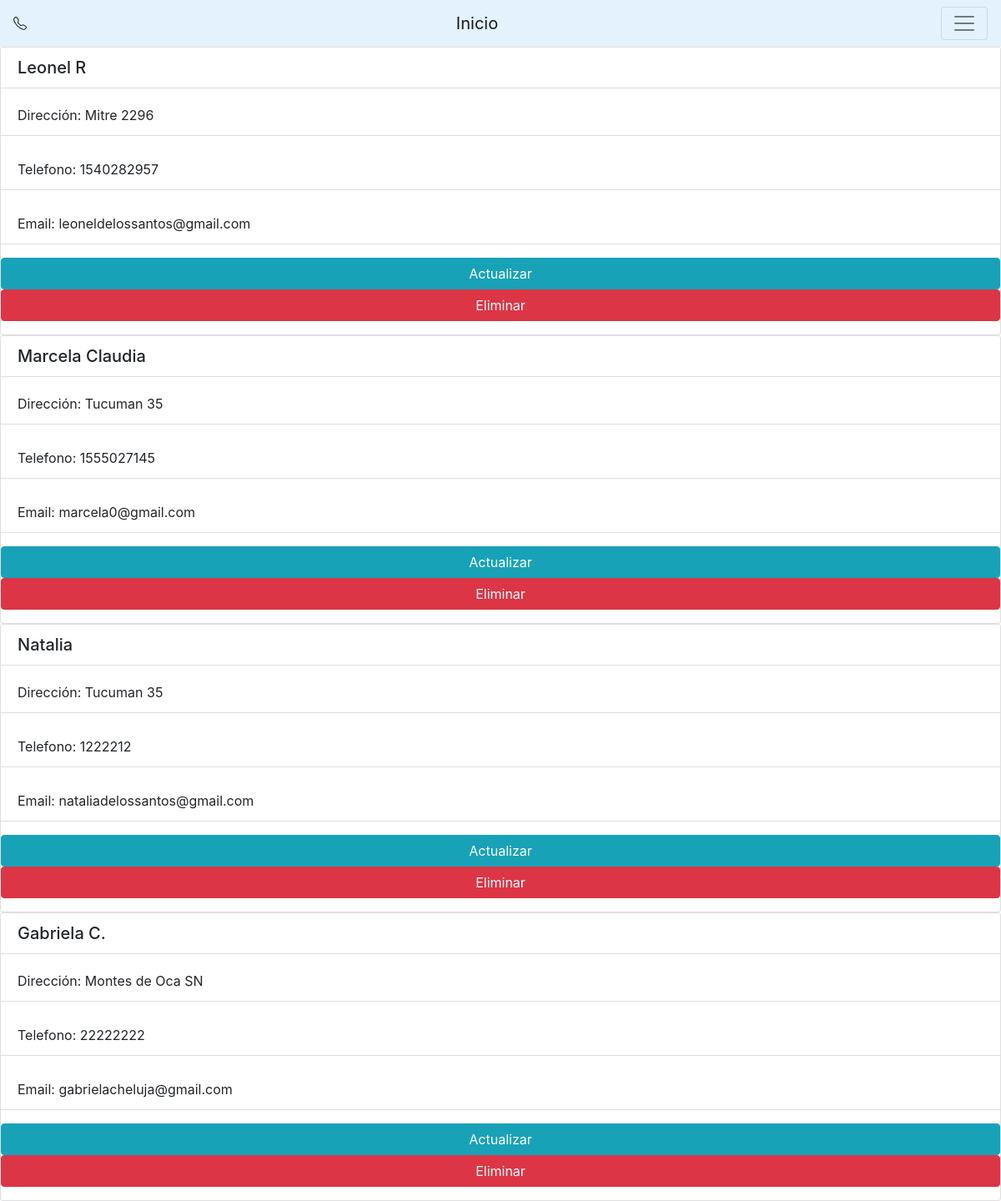
Page /contacts/contacts-list/ (signed in) on the committed database.
### contacts/models.py (models this page shows, shortened)
class Contact(models.Model):
    name = models.CharField(max_length=100)
    address = models.CharField(max_length=300)
    phone_number = models.CharField(max_length=20)
    email = models.EmailField()
    is_active = models.BooleanField(default=True)

### contacts/views.py (the view)
# urls.py: path('contacts-list/', contacts_list, name='contacts_list'),
def contacts_list(request):
    contacts = Contact.objects.filter(is_active = True)
    context = {
        'contacts':contacts
    }
    return render(request, 'contacts/contacts-list.html', context=context)

### templates/contacts/contacts-list.html (shortened to what this page needs)
{% extends 'base.html' %}
{% block content %}
    {% for contact in contacts %}
        <div class="card" >
            <div class="list-group list-group-flush">
            <h5 class="list-group-item">{{contact.name}}</h5>
            <p class="list-group-item">Dirección: {{contact.address}}</p>
            <p class="list-group-item">Telefono: {{contact.phone_number}}</p>
            <p class="list-group-item">Email: {{contact.email}}</p>
            <a href="/contacts/update-contact/{{contact.id}}/" class="btn btn-info">Actualizar</a>
            <a href="/contacts/delete-contact/{{contact.id}}/" class="btn btn-danger">Eliminar</a>
        </div>
        </div>
    {% endfor %}
{% endblock %}

### rows in the picture
Contact: name "Leonel R", address "Mitre 2296", phone_number "1540282957", email "leoneldelossantos@gmail.com"
Contact: name "Marcela Claudia", address "Tucuman 35", phone_number "1555027145", email "marcela0@gmail.com"
Contact: name "Natalia", address "Tucuman 35", phone_number "1222212", email "nataliadelossantos@gmail.com"
Contact: name "Gabriela C.", address "Montes de Oca SN", phone_number "22222222", email "gabrielacheluja@gmail.com"
